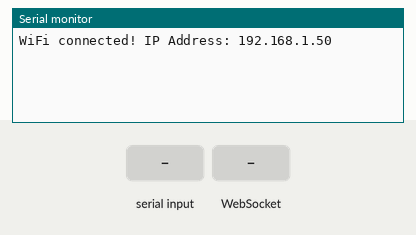
Recording of a sketch running on a simulated ESP32. On the bench: the last lines printed to the serial monitor. Inputs (shaded band) come from the test bench. WiFi joins after 1.5 s; servers stay silent unless stated.

Above: at 2.7 s.
2.8 s: "1" received over the second serial link
At 4.6 s:
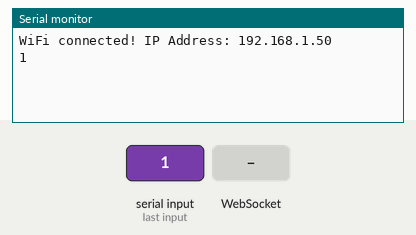
5.3 s: WebSocket text "1" received
At 5.6 s:
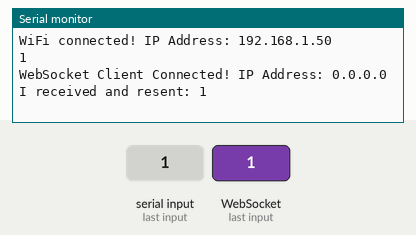
6.8 s: "0" received over the second serial link
At 8.11 s:
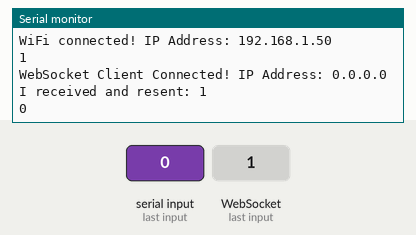
8.3 s: WebSocket text "0" received
At 9.1 s:
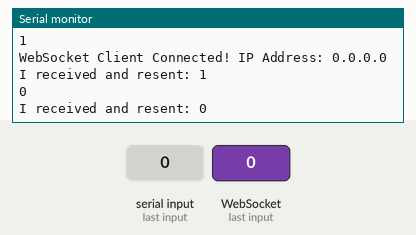

Measured:
- after the input at 2.8 s, the serial monitor: prints a new line after 1.0 s (image 1)
- after the input at 5.3 s, the serial monitor: prints a new line at once (image 2)
- after the input at 6.8 s, the serial monitor: prints a new line after 1.0 s (image 3)
- after the input at 8.3 s, the serial monitor: prints a new line at once (image 4)

The sketch:

esp32.ino
```cpp
#include <AsyncTCP.h>
#include <ESPAsyncWebServer.h>
#include <WiFi.h>

AsyncWebServer server(80);
AsyncWebSocket ws("/ws");

void setup() {
  Serial.begin(9600);
  Serial2.begin(9600, SERIAL_8N1, 16, 17);
  WiFi.begin("nomeWifi", "passwordWifi");

  while (WiFi.status() != WL_CONNECTED) {
  };
  Serial.println("WiFi connected! IP Address: " + WiFi.localIP().toString());

  ws.onEvent([](AsyncWebSocket *server, AsyncWebSocketClient *client,
                AwsEventType type, void *arg, uint8_t *data, size_t len) {
    const bool isConnecting = type == WS_EVT_CONNECT;
    const bool isDisconnecting = type == WS_EVT_DISCONNECT;
    const bool hasData = type == WS_EVT_DATA;

    if (isConnecting)
      Serial.println("WebSocket Client Connected! IP Address: " +
                     client->remoteIP().toString());
    if (isDisconnecting)
      Serial.println("WebSocket Client Disconnected! IP Address: " +
                     client->remoteIP().toString());

    if (!hasData) return;

    const String thisStringData = String((char *)data).substring(0, len);

    ws.textAll(thisStringData);
    Serial2.println(String(thisStringData));
    Serial.println("I received and resent: " + thisStringData);
  });

  server.addHandler(&ws);
  server.begin();
}

void loop() {
  ws.cleanupClients();  // Remove disconnected clients

  if (Serial2.available()) {
    const String data = Serial2.readString();
    Serial.println(data);
    ws.textAll(data);
  }
};
```
